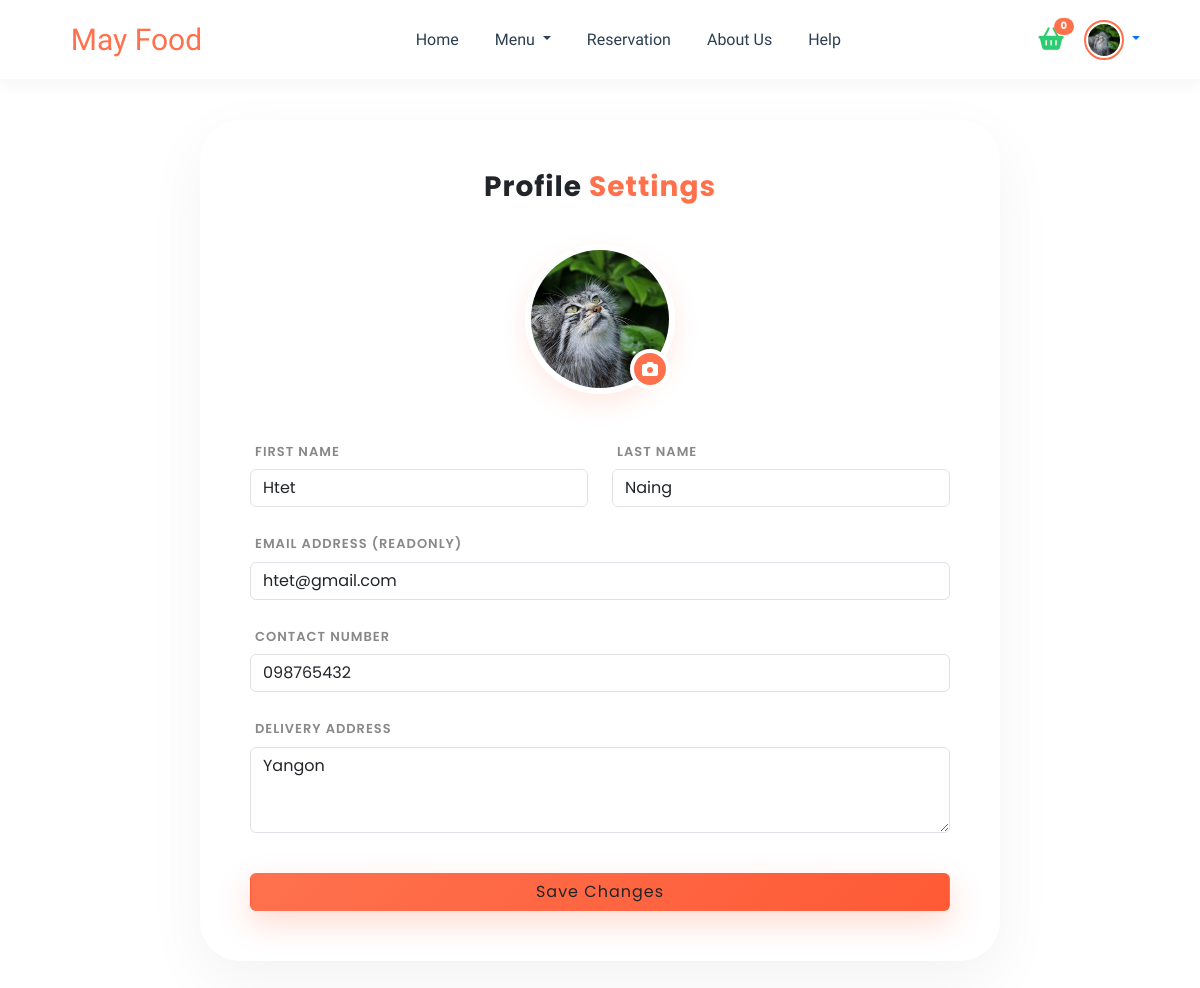
/profile.php (signed in), run on the app's committed database.
### tables this page shows
CREATE TABLE `users` (
  `user_id` int(11) NOT NULL,
  `email` varchar(255) NOT NULL,
  `firstName` varchar(255) NOT NULL,
  `lastName` varchar(255) NOT NULL,
  `contact` varchar(15) NOT NULL,
  `address` text DEFAULT NULL,
  `role` enum('Customer','Admin') DEFAULT 'Customer',
  `password` varchar(255) NOT NULL,
  `dateCreated` timestamp NULL DEFAULT current_timestamp(),
  `profile_image` varchar(255) DEFAULT NULL
);

### profile.php (the view, shortened to what this page needs)
<?php
include 'db_connection.php';
$user_email = $_SESSION['email'] ?? '';
function getUserData($email, $conn) {
    $stmt = $conn->prepare("SELECT firstname, lastname, email, contact, address, profile_image FROM users WHERE email = ?");
    $stmt->bind_param("s", $email);
    $stmt->execute();
    return $stmt->get_result()->fetch_assoc();
}
$user_info = getUserData($user_email, $conn);
?>
<!DOCTYPE html>
<html lang="en">
<head>
    <link rel="stylesheet" href="https://cdnjs.cloudflare.com/ajax/libs/font-awesome/6.2.0/css/all.min.css">
    <link href="https://cdn.jsdelivr.net/npm/bootstrap@5.3.3/dist/css/bootstrap.min.css" rel="stylesheet">
    <link rel="stylesheet" href="profile.css?v=<?= time(); ?>">
</head>
<body>
<?php include 'nav-logged.php'; ?>
<div class="profile-wrapper">
    <div class="profile-card">
        <h2 class="profile-title">Profile <span>Settings</span></h2>
        <form action="profile.php" method="POST" enctype="multipart/form-data">
            <div class="avatar-upload-wrapper">
                <div class="avatar-preview-container">
                    <img src="uploads/<?= htmlspecialchars($user_info['profile_image'] ?? 'default.jpg'); ?>" id="preview" class="avatar-image">
                    <label for="profile_image" class="avatar-edit-icon">
                        <i class="fas fa-camera"></i>
                    </label>
                </div>
            </div>
            <div class="row g-4">
                <div class="col-md-6">
                    <label class="form-label">First Name</label>
                    <input type="text" name="firstName" class="form-control custom-input" value="<?= htmlspecialchars($user_info['firstname'] ?? ''); ?>" required>
                </div>
                <div class="col-md-6">
                    <label class="form-label">Last Name</label>
                    <input type="text" name="lastName" class="form-control custom-input" value="<?= htmlspecialchars($user_info['lastname'] ?? ''); ?>" required>
                </div>
                <div class="col-12">
                    <label class="form-label">Email Address (ReadOnly)</label>
                    <input type="email" class="form-control custom-input readonly-field" value="<?= htmlspecialchars($user_info['email'] ?? ''); ?>" readonly>
                </div>
                <div class="col-12">
                    <label class="form-label">Contact Number</label>
                    <input type="text" name="contact" class="form-control custom-input" value="<?= htmlspecialchars($user_info['contact'] ?? ''); ?>" required>
                </div>
                <div class="col-12">
                    <label class="form-label">Delivery Address</label>
                    <textarea name="address" class="form-control custom-input" rows="3" placeholder="Enter your full address here..."><?= htmlspecialchars($user_info['address'] ?? ''); ?></textarea>
                </div>
            </div>
            <button type="submit" class="btn save-btn w-100">Save Changes</button>
        </form>
    </div>
</div>
</body>
</html>

### nav-logged.php (shortened to what this page needs)
<?php
include 'db_connection.php';
$useremail = $_SESSION['email'] ?? '';
function get_UserInfo($email) {
    global $conn;
    $stmt = $conn->prepare("SELECT profile_image, firstName FROM users WHERE email = ?");
    $stmt->bind_param("s", $email);
    $stmt->execute();
    $result = $stmt->get_result();
    $row = $result->fetch_assoc();
    return [
        'profile_image' => $row['profile_image'] ?? 'default.jpg',
        'name' => $row['firstName'] ?? 'User'
    ];
}
$userinfo = get_UserInfo($useremail);
$current_page = basename($_SERVER['PHP_SELF']);
?>
<!DOCTYPE html>
<html lang="en">
<head>
    <link rel="stylesheet" href="https://cdnjs.cloudflare.com/ajax/libs/font-awesome/6.2.0/css/all.min.css">
    <link href="https://cdn.jsdelivr.net/npm/bootstrap@5.3.3/dist/css/bootstrap.min.css" rel="stylesheet">
</head>
<body>
    <nav class="navbar navbar-expand-lg fixed-top">
        <div class="container-fluid">
            <a class="navbar-brand" href="index.php">May Food</a>
            <div class="offcanvas offcanvas-end" tabindex="-1" id="offcanvasNavbar">
                <div class="offcanvas-body">
                    <ul class="navbar-nav justify-content-center flex-grow-1">
                        <li class="nav-item">
                            <a class="nav-link <?= ($current_page == 'index.php') ? 'active' : '' ?>" href="index.php">Home</a>
                        </li>
                        <li class="nav-item dropdown">
                            <a class="nav-link dropdown-toggle" href="#" id="navbarDropdown" role="button" data-bs-toggle="dropdown" aria-expanded="false">
                              Menu
                            </a>
                        </li>
                        <li class="nav-item"><a class="nav-link" href="index.php#Reservation">Reservation</a></li>
                        <li class="nav-item"><a class="nav-link" href="index.php#About-Us">About Us</a></li>
                        <li class="nav-item"><a class="nav-link <?= ($current_page == 'qa.php') ? 'active' : '' ?>" href="qa.php">Help</a></li>
                    </ul>
                    <div class="d-flex align-items-center nav-actions pe-lg-5">
                        <a href="cart.php" class="cart-icon-wrapper">
                            <i class="fas fa-shopping-basket"></i>
                            <span id="cart-item" class="badge rounded-pill">0</span>
                        </a>
                        <div class="dropdown">
                            <a href="#" class="dropdown-toggle" data-bs-toggle="dropdown" style="text-decoration: none;">
                                <img src="uploads/<?= htmlspecialchars($userinfo['profile_image']) ?>" alt="Profile" class="nav-profile">
                            </a>
                        </div>
                    </div>
                </div>
            </div>
        </div>
    </nav>
</body>
</html>

### profile.css (style rules this page uses)
body { background-color: #fdfdfd; font-family: 'Poppins', sans-serif; }
.profile-wrapper { min-height: 100vh; display: flex; align-items: center; justify-content: center; padding: 120px 20px 60px 20px; }
.profile-card { background: #fff; border-radius: 40px; box-shadow: 0 20px 60px rgba(0, 0, 0, 0.05); padding: 50px; width: 100%; max-width: 800px; border: none; }
.profile-title { text-align: center; font-weight: 700; font-size: 28px; margin-bottom: 40px; letter-spacing: 1px; }
.profile-title span { color: #ff714d; }
.avatar-upload-wrapper { text-align: center; margin-bottom: 45px; }
.avatar-preview-container { position: relative; display: inline-block; }
.avatar-image { width: 150px; height: 150px; border-radius: 50%; object-fit: cover; border: 6px solid #fff; box-shadow: 0 10px 25px rgba(255, 113, 77, 0.15); }
.avatar-edit-icon { position: absolute; bottom: 5px; right: 5px; background: #ff714d; color: #fff; width: 40px; height: 40px; border-radius: 50%; display: flex; align-items: center; justify-content: center; cursor: pointer; border: 4px solid #fff; transition: 0.3s; }
.form-label { font-size: 13px; font-weight: 600; color: #888; margin-bottom: 10px; margin-left: 5px; text-transform: uppercase; letter-spacing: 1px; }
.custom-input { border-radius: 18px; padding: 15px 22px; background: #fbfbfb; border: 1px solid #f0f0f0; font-size: 15px; color: #333; transition: all 0.3s ease; }
.readonly-field { background: #f5f5f5; color: #999; cursor: not-allowed; }
.save-btn { background: linear-gradient(135deg, #ff714d 0%, #ff5a36 100%); color: white; border: none; padding: 18px; border-radius: 20px; font-weight: 700; font-size: 18px; letter-spacing: 1px; margin-top: 40px; box-shadow: 0 12px 30px rgba(255, 113, 77, 0.25); transition: 0.3s; }

### nav-logged.php (style rules this page uses)
:root { --primary-food: #FF714D; --dark-navy: #2C3E50; --fresh-green: #2ECC71; --white: #FFFFFF; --shadow: 0 8px 30px rgba(0, 0, 0, 0.1); }
body { font-family: 'Poppins', sans-serif; }
.navbar { background-color: var(--white) !important; padding: 12px 0; box-shadow: 0 2px 15px rgba(0,0,0,0.05); transition: all 0.3s ease; border-bottom: 2px solid #f8f9fa; }
.navbar-brand { font-family: 'Chewy', cursive; font-size: 30px; color: var(--primary-food) !important; margin-left: 5%; }
.nav-link { color: var(--dark-navy) !important; font-family: 'Lexend', sans-serif; font-weight: 500; padding: 8px 18px !important; transition: 0.3s; border-radius: 30px; }
.nav-profile { width: 40px; height: 40px; border-radius: 50%; object-fit: cover; border: 2px solid var(--primary-food); padding: 2px; }
.cart-icon-wrapper { position: relative; font-size: 1.4rem; color: var(--fresh-green); margin-right: 20px; transition: 0.3s; }
#cart-item { position: absolute; top: -5px; right: -10px; background: var(--primary-food); font-size: 10px; }

### data on the page
users: profile_image (picture), firstName "Htet", lastName "Naing", email "htet@gmail.com", contact "098765432", address "Yangon"
